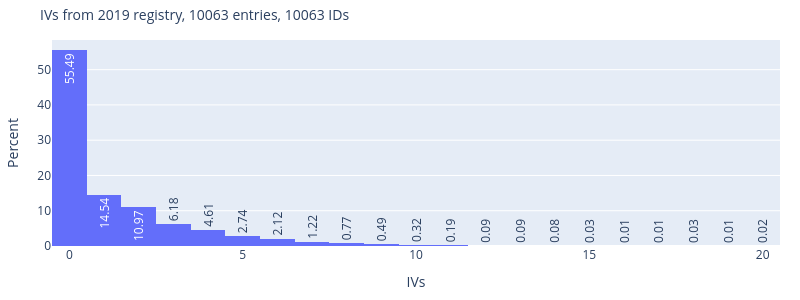
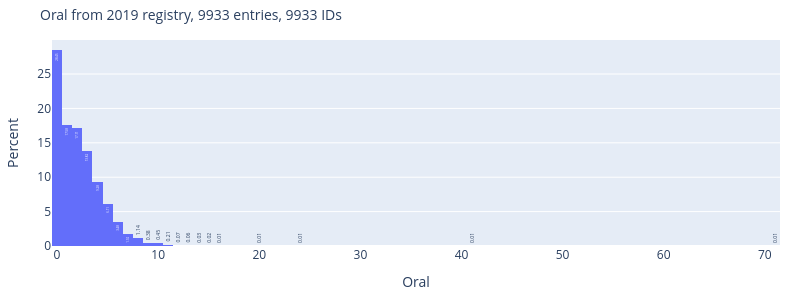
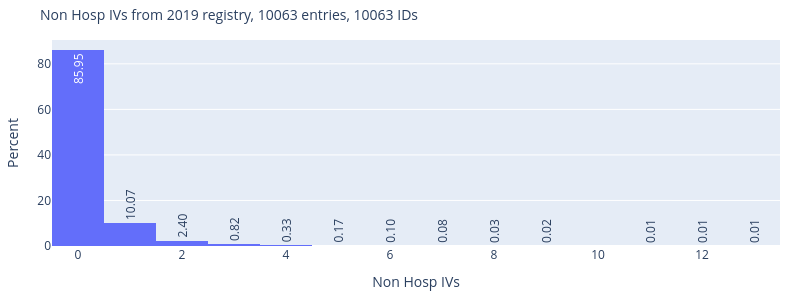

The notebook cell these images were saved under, in order:
### Markdown cell above
#### Plot number of IV/Oral episodes

### Code cell
# Check number of IVs, now showing normalized percentage per bar and showing the percent label per bar
import plotly.express as px

# for col in ["Hosp IVs", "Home IVs"]:
for col in ["IVs", "Oral", "Hosp non IVs"]:
    fig = px.histogram(df, x=col, histnorm="percent", text_auto=".2f")
    fig.update_traces(textangle=270)
    ids = df[~df[col].isna()].ID.nunique()
    notnan = (~df[col].isna()).sum()
    title = f"{col} from 2019 registry, {notnan} entries, {ids} IDs"
    fig.update_layout(
        height=300,
        width=800,
        title=dict(text=title, font=dict(size=14)),
        margin=dict(l=40, r=20, t=40, b=40),
        xaxis_title=col,
        yaxis_title="Percent",
    )
    fig.show()
    # fig.write_image(f"{dh.get_path_to_main()}PlotsCFR/{title}.pdf")

# CCL: 75% of individuals had no hosp IVs between 2019 and 2023. 85% no home IVs. Trikata arrived in nov 2020

### Figure 1 — Plotly figure (JSON) as saved in the notebook; plotly's stock layout.template omitted (floating-point values rounded to 4 significant figures; data arrays with more than 128 entries replaced by an {"elided": "..."} marker saying what was removed)
{"data": [{"alignmentgroup": "True", "bingroup": "x", "histnorm": "percent", "hovertemplate": "IVs=%{x}<br>percent=%{y}<extra></extra>", "legendgroup": "", "marker": {"color": "#636efa", "pattern": {"shape": ""}}, "name": "", "offsetgroup": "", "orientation": "v", "showlegend": false, "textangle": -90, "texttemplate": "%{value:.2f}", "type": "histogram", "x": {"elided": "10063 int values"}, "xaxis": "x", "yaxis": "y"}], "layout": {"barmode": "relative", "height": 300, "legend": {"tracegroupgap": 0}, "margin": {"b": 40, "l": 40, "r": 20, "t": 40}, "title": {"font": {"size": 14}, "text": "IVs from 2019 registry, 10063 entries, 10063 IDs"}, "width": 800, "xaxis": {"anchor": "y", "domain": [0, 1], "title": {"text": "IVs"}}, "yaxis": {"anchor": "x", "domain": [0, 1], "title": {"text": "Percent"}}}}

### Figure 2 — Plotly figure (JSON) as saved in the notebook; plotly's stock layout.template omitted (floating-point values rounded to 4 significant figures; data arrays with more than 128 entries replaced by an {"elided": "..."} marker saying what was removed)
{"data": [{"alignmentgroup": "True", "bingroup": "x", "histnorm": "percent", "hovertemplate": "Oral=%{x}<br>percent=%{y}<extra></extra>", "legendgroup": "", "marker": {"color": "#636efa", "pattern": {"shape": ""}}, "name": "", "offsetgroup": "", "orientation": "v", "showlegend": false, "textangle": -90, "texttemplate": "%{value:.2f}", "type": "histogram", "x": {"elided": "10063 int values"}, "xaxis": "x", "yaxis": "y"}], "layout": {"barmode": "relative", "height": 300, "legend": {"tracegroupgap": 0}, "margin": {"b": 40, "l": 40, "r": 20, "t": 40}, "title": {"font": {"size": 14}, "text": "Oral from 2019 registry, 9933 entries, 9933 IDs"}, "width": 800, "xaxis": {"anchor": "y", "domain": [0, 1], "title": {"text": "Oral"}}, "yaxis": {"anchor": "x", "domain": [0, 1], "title": {"text": "Percent"}}}}

### Figure 3 — Plotly figure (JSON) as saved in the notebook; plotly's stock layout.template omitted (floating-point values rounded to 4 significant figures; data arrays with more than 128 entries replaced by an {"elided": "..."} marker saying what was removed)
{"data": [{"alignmentgroup": "True", "bingroup": "x", "histnorm": "percent", "hovertemplate": "Non Hosp IVs=%{x}<br>percent=%{y}<extra></extra>", "legendgroup": "", "marker": {"color": "#636efa", "pattern": {"shape": ""}}, "name": "", "offsetgroup": "", "orientation": "v", "showlegend": false, "textangle": -90, "texttemplate": "%{value:.2f}", "type": "histogram", "x": {"elided": "10063 int values"}, "xaxis": "x", "yaxis": "y"}], "layout": {"barmode": "relative", "height": 300, "legend": {"tracegroupgap": 0}, "margin": {"b": 40, "l": 40, "r": 20, "t": 40}, "title": {"font": {"size": 14}, "text": "Non Hosp IVs from 2019 registry, 10063 entries, 10063 IDs"}, "width": 800, "xaxis": {"anchor": "y", "domain": [0, 1], "title": {"text": "Non Hosp IVs"}}, "yaxis": {"anchor": "x", "domain": [0, 1], "title": {"text": "Percent"}}}}
